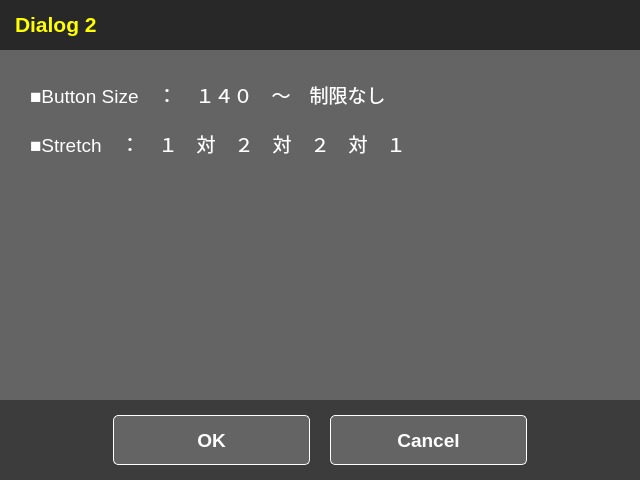
<?xml version="1.0" encoding="UTF-8"?>
<ui version="4.0">
 <class>Dialog</class>
 <widget class="QDialog" name="Dialog">
  <property name="geometry">
   <rect>
    <x>0</x>
    <y>0</y>
    <width>640</width>
    <height>480</height>
   </rect>
  </property>
  <property name="maximumSize">
   <size>
    <width>1024</width>
    <height>768</height>
   </size>
  </property>
  <property name="windowTitle">
   <string>Dialog</string>
  </property>
  <layout class="QVBoxLayout" name="verticalLayout">
   <property name="spacing">
    <number>0</number>
   </property>
   <property name="leftMargin">
    <number>0</number>
   </property>
   <property name="topMargin">
    <number>0</number>
   </property>
   <property name="rightMargin">
    <number>0</number>
   </property>
   <property name="bottomMargin">
    <number>0</number>
   </property>
   <item>
    <widget class="QWidget" name="widget" native="true">
     <property name="sizePolicy">
      <sizepolicy hsizetype="Preferred" vsizetype="Fixed">
       <horstretch>0</horstretch>
       <verstretch>0</verstretch>
      </sizepolicy>
     </property>
     <property name="minimumSize">
      <size>
       <width>0</width>
       <height>50</height>
      </size>
     </property>
     <property name="styleSheet">
      <string notr="true">background:rgb(40,40,40);</string>
     </property>
     <layout class="QHBoxLayout" name="horizontalLayout_2">
      <property name="spacing">
       <number>0</number>
      </property>
      <property name="leftMargin">
       <number>15</number>
      </property>
      <property name="topMargin">
       <number>0</number>
      </property>
      <property name="rightMargin">
       <number>5</number>
      </property>
      <property name="bottomMargin">
       <number>0</number>
      </property>
      <item>
       <widget class="QLabel" name="label">
        <property name="sizePolicy">
         <sizepolicy hsizetype="Fixed" vsizetype="Fixed">
          <horstretch>0</horstretch>
          <verstretch>0</verstretch>
         </sizepolicy>
        </property>
        <property name="font">
         <font>
          <family>MS UI Gothic</family>
          <pointsize>16</pointsize>
          <weight>75</weight>
          <bold>true</bold>
         </font>
        </property>
        <property name="styleSheet">
         <string notr="true">color:yellow;</string>
        </property>
        <property name="text">
         <string>Dialog 2</string>
        </property>
       </widget>
      </item>
      <item>
       <spacer name="horizontalSpacer_3">
        <property name="orientation">
         <enum>Qt::Horizontal</enum>
        </property>
        <property name="sizeHint" stdset="0">
         <size>
          <width>503</width>
          <height>20</height>
         </size>
        </property>
       </spacer>
      </item>
      <item>
       <widget class="QPushButton" name="pushButton">
        <property name="styleSheet">
         <string notr="true">border:none;
outline:none;</string>
        </property>
        <property name="text">
         <string/>
        </property>
        <property name="icon">
         <iconset resource="iconimages.qrc">
          <normaloff>:/resources/images/097c5d0f-1ed8-4cdd-bd7b-911829b7d10b.png</normaloff>:/resources/images/097c5d0f-1ed8-4cdd-bd7b-911829b7d10b.png</iconset>
        </property>
        <property name="iconSize">
         <size>
          <width>32</width>
          <height>32</height>
         </size>
        </property>
       </widget>
      </item>
     </layout>
    </widget>
   </item>
   <item>
    <widget class="QWidget" name="widget_2" native="true">
     <property name="styleSheet">
      <string notr="true">background:rgb(100,100,100);</string>
     </property>
     <layout class="QVBoxLayout" name="verticalLayout_2">
      <property name="spacing">
       <number>20</number>
      </property>
      <property name="leftMargin">
       <number>30</number>
      </property>
      <property name="topMargin">
       <number>30</number>
      </property>
      <property name="rightMargin">
       <number>0</number>
      </property>
      <property name="bottomMargin">
       <number>0</number>
      </property>
      <item>
       <widget class="QLabel" name="label_2">
        <property name="font">
         <font>
          <pointsize>14</pointsize>
         </font>
        </property>
        <property name="styleSheet">
         <string notr="true">color:white;</string>
        </property>
        <property name="text">
         <string>■Button Size　：　１４０　～　制限なし</string>
        </property>
       </widget>
      </item>
      <item>
       <widget class="QLabel" name="label_3">
        <property name="font">
         <font>
          <pointsize>14</pointsize>
         </font>
        </property>
        <property name="styleSheet">
         <string notr="true">color:white;</string>
        </property>
        <property name="text">
         <string>■Stretch　：　１　対　２　対　２　対　１</string>
        </property>
       </widget>
      </item>
      <item>
       <spacer name="verticalSpacer">
        <property name="orientation">
         <enum>Qt::Vertical</enum>
        </property>
        <property name="sizeHint" stdset="0">
         <size>
          <width>20</width>
          <height>40</height>
         </size>
        </property>
       </spacer>
      </item>
     </layout>
     <zorder>label_2</zorder>
     <zorder>label_3</zorder>
     <zorder>verticalSpacer</zorder>
    </widget>
   </item>
   <item>
    <widget class="QWidget" name="widget_3" native="true">
     <property name="sizePolicy">
      <sizepolicy hsizetype="Preferred" vsizetype="Fixed">
       <horstretch>0</horstretch>
       <verstretch>0</verstretch>
      </sizepolicy>
     </property>
     <property name="minimumSize">
      <size>
       <width>0</width>
       <height>80</height>
      </size>
     </property>
     <property name="styleSheet">
      <string notr="true">background:rgb(60,60,60);</string>
     </property>
     <layout class="QHBoxLayout" name="horizontalLayout" stretch="1,2,2,1">
      <property name="spacing">
       <number>20</number>
      </property>
      <property name="leftMargin">
       <number>15</number>
      </property>
      <property name="topMargin">
       <number>0</number>
      </property>
      <property name="rightMargin">
       <number>15</number>
      </property>
      <property name="bottomMargin">
       <number>0</number>
      </property>
      <item>
       <spacer name="horizontalSpacer">
        <property name="orientation">
         <enum>Qt::Horizontal</enum>
        </property>
        <property name="sizeHint" stdset="0">
         <size>
          <width>89</width>
          <height>20</height>
         </size>
        </property>
       </spacer>
      </item>
      <item>
       <widget class="QToolButton" name="toolButton">
        <property name="sizePolicy">
         <sizepolicy hsizetype="Preferred" vsizetype="Fixed">
          <horstretch>0</horstretch>
          <verstretch>0</verstretch>
         </sizepolicy>
        </property>
        <property name="minimumSize">
         <size>
          <width>140</width>
          <height>50</height>
         </size>
        </property>
        <property name="maximumSize">
         <size>
          <width>16777215</width>
          <height>16777215</height>
         </size>
        </property>
        <property name="font">
         <font>
          <pointsize>14</pointsize>
          <weight>75</weight>
          <bold>true</bold>
         </font>
        </property>
        <property name="styleSheet">
         <string notr="true">background:rgb(100, 100, 100);
border-style: solid;
border-width: 1px;
border-color: white;
border-radius: 5px;
color:white;</string>
        </property>
        <property name="text">
         <string>OK</string>
        </property>
       </widget>
      </item>
      <item>
       <widget class="QToolButton" name="toolButton_2">
        <property name="sizePolicy">
         <sizepolicy hsizetype="Preferred" vsizetype="Fixed">
          <horstretch>0</horstretch>
          <verstretch>0</verstretch>
         </sizepolicy>
        </property>
        <property name="minimumSize">
         <size>
          <width>140</width>
          <height>50</height>
         </size>
        </property>
        <property name="maximumSize">
         <size>
          <width>16777215</width>
          <height>16777215</height>
         </size>
        </property>
        <property name="font">
         <font>
          <pointsize>14</pointsize>
          <weight>75</weight>
          <bold>true</bold>
         </font>
        </property>
        <property name="styleSheet">
         <string notr="true">background:rgb(100, 100, 100);
border-style: solid;
border-width: 1px;
border-color: white;
border-radius: 5px;
color:white;</string>
        </property>
        <property name="text">
         <string>Cancel</string>
        </property>
       </widget>
      </item>
      <item>
       <spacer name="horizontalSpacer_2">
        <property name="orientation">
         <enum>Qt::Horizontal</enum>
        </property>
        <property name="sizeHint" stdset="0">
         <size>
          <width>89</width>
          <height>20</height>
         </size>
        </property>
       </spacer>
      </item>
     </layout>
    </widget>
   </item>
  </layout>
 </widget>
 <resources>
  <include location="iconimages.qrc"/>
 </resources>
 <connections/>
</ui>
